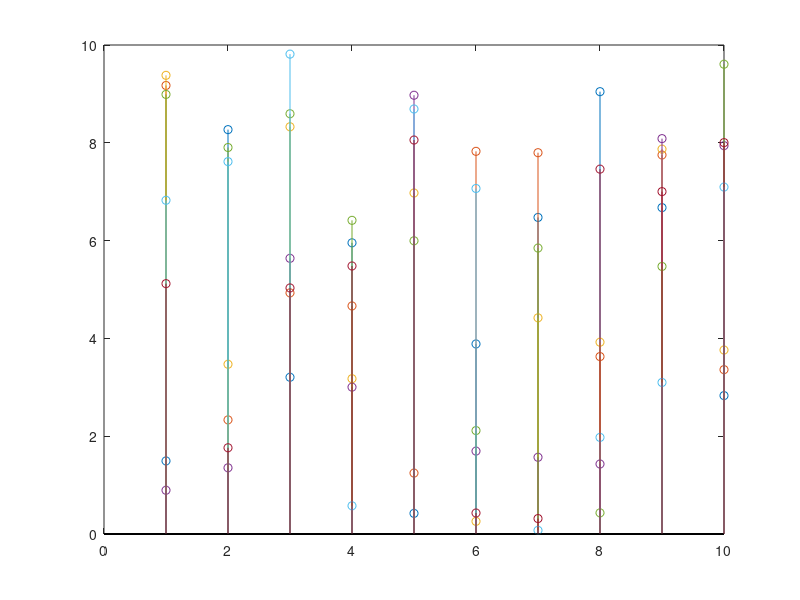

Recreate this plot in MATLAB.
clear all
close all
clc 

%% 

u1 = zeros(10,1);
u2 = zeros(10,1);
u3 = zeros(10,1);
u4 = zeros(10,1);
u5 = zeros(10,1);
u6 = zeros(10,1);
u7 = zeros(10,1);

for i=1:10
    u1(i) = 10 * rand ;
    u2(i) = 10 * rand ; 
    u3(i) = 10 * rand ; 
    u4(i) = 10 * rand ; 
    u5(i) = 10 * rand ; 
    u6(i) = 10 * rand ; 
    u7(i) = 10 * rand ; 
end

stem(u1); shg
hold on 
stem(u2)
stem(u3)
stem(u4)
stem(u5)
stem(u6)
stem(u7)
hold off

u=[u1 u2 u3 u4 u5 u6 u7];

%writetable(u)